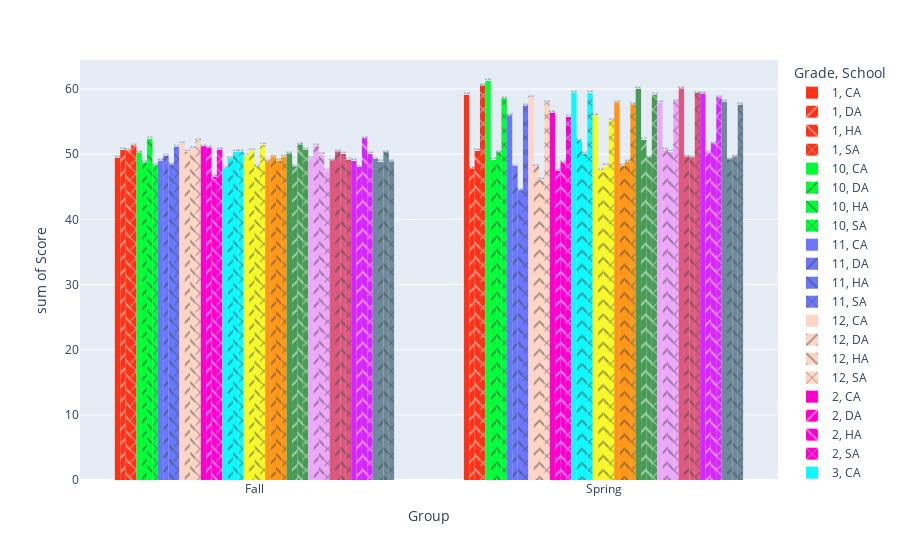

Notebook code for this chart:
### Code cell
test_results_bar_chart, test_results_table = create_interactive_bar_chart_and_table(data_source_pivot = df_results_pivot, y_value = 'Score',
comparison_values = ['Period', 'Grade', 'School'], color_value = 'Grade', color_discrete_map = None, barmode = 'group',
color_discrete_sequence = px.colors.qualitative.Light24, secondary_differentiator = 'School', text_auto = True, label_round_precision = 3, table_round_precision = 3)

test_results_bar_chart

### Figure 1 — Plotly figure (JSON) as saved in the notebook; plotly's stock layout.template omitted (floating-point values rounded to 4 significant figures)
{"data": [{"alignmentgroup": "True", "bingroup": "x", "histfunc": "sum", "hovertemplate": "Grade=1<br>School=CA<br>Group=%{x}<br>sum of Score=%{y}<extra></extra>", "legendgroup": "1, CA", "marker": {"color": "#FD3216", "pattern": {"shape": ""}}, "name": "1, CA", "offsetgroup": "1, CA", "orientation": "v", "showlegend": true, "texttemplate": "%{value}", "type": "histogram", "x": ["Fall", "Spring"], "xaxis": "x", "y": [49.45, 59.09], "yaxis": "y"}, {"alignmentgroup": "True", "bingroup": "x", "histfunc": "sum", "hovertemplate": "Grade=1<br>School=DA<br>Group=%{x}<br>sum of Score=%{y}<extra></extra>", "legendgroup": "1, DA", "marker": {"color": "#FD3216", "pattern": {"shape": "/"}}, "name": "1, DA", "offsetgroup": "1, DA", "orientation": "v", "showlegend": true, "texttemplate": "%{value}", "type": "histogram", "x": ["Fall", "Spring"], "xaxis": "x", "y": [50.64, 47.8], "yaxis": "y"}, {"alignmentgroup": "True", "bingroup": "x", "histfunc": "sum", "hovertemplate": "Grade=1<br>School=HA<br>Group=%{x}<br>sum of Score=%{y}<extra></extra>", "legendgroup": "1, HA", "marker": {"color": "#FD3216", "pattern": {"shape": "\\"}}, "name": "1, HA", "offsetgroup": "1, HA", "orientation": "v", "showlegend": true, "texttemplate": "%{value}", "type": "histogram", "x": ["Fall", "Spring"], "xaxis": "x", "y": [50.62, 50.49], "yaxis": "y"}, {"alignmentgroup": "True", "bingroup": "x", "histfunc": "sum", "hovertemplate": "Grade=1<br>School=SA<br>Group=%{x}<br>sum of Score=%{y}<extra></extra>", "legendgroup": "1, SA", "marker": {"color": "#FD3216", "pattern": {"shape": "x"}}, "name": "1, SA", "offsetgroup": "1, SA", "orientation": "v", "showlegend": true, "texttemplate": "%{value}", "type": "histogram", "x": ["Fall", "Spring"], "xaxis": "x", "y": [51.34, 60.53], "yaxis": "y"}, {"alignmentgroup": "True", "bingroup": "x", "histfunc": "sum", "hovertemplate": "Grade=10<br>School=CA<br>Group=%{x}<br>sum of Score=%{y}<extra></extra>", "legendgroup": "10, CA", "marker": {"color": "#00FE35", "pattern": {"shape": ""}}, "name": "10, CA", "offsetgroup": "10, CA", "orientation": "v", "showlegend": true, "texttemplate": "%{value}", "type": "histogram", "x": ["Fall", "Spring"], "xaxis": "x", "y": [50.27, 61.23], "yaxis": "y"}, {"alignmentgroup": "True", "bingroup": "x", "histfunc": "sum", "hovertemplate": "Grade=10<br>School=DA<br>Group=%{x}<br>sum of Score=%{y}<extra></extra>", "legendgroup": "10, DA", "marker": {"color": "#00FE35", "pattern": {"shape": "/"}}, "name": "10, DA", "offsetgroup": "10, DA", "orientation": "v", "showlegend": true, "texttemplate": "%{value}", "type": "histogram", "x": ["Fall", "Spring"], "xaxis": "x", "y": [48.73, 49.12], "yaxis": "y"}, {"alignmentgroup": "True", "bingroup": "x", "histfunc": "sum", "hovertemplate": "Grade=10<br>School=HA<br>Group=%{x}<br>sum of Score=%{y}<extra></extra>", "legendgroup": "10, HA", "marker": {"color": "#00FE35", "pattern": {"shape": "\\"}}, "name": "10, HA", "offsetgroup": "10, HA", "orientation": "v", "showlegend": true, "texttemplate": "%{value}", "type": "histogram", "x": ["Fall", "Spring"], "xaxis": "x", "y": [52.34, 50.3], "yaxis": "y"}, {"alignmentgroup": "True", "bingroup": "x", "histfunc": "sum", "hovertemplate": "Grade=10<br>School=SA<br>Group=%{x}<br>sum of Score=%{y}<extra></extra>", "legendgroup": "10, SA", "marker": {"color": "#00FE35", "pattern": {"shape": "x"}}, "name": "10, SA", "offsetgroup": "10, SA", "orientation": "v", "showlegend": true, "texttemplate": "%{value}", "type": "histogram", "x": ["Fall", "Spring"], "xaxis": "x", "y": [48.29, 58.57], "yaxis": "y"}, {"alignmentgroup": "True", "bingroup": "x", "histfunc": "sum", "hovertemplate": "Grade=11<br>School=CA<br>Group=%{x}<br>sum of Score=%{y}<extra></extra>", "legendgroup": "11, CA", "marker": {"color": "#6A76FC", "pattern": {"shape": ""}}, "name": "11, CA", "offsetgroup": "11, CA", "orientation": "v", "showlegend": true, "texttemplate": "%{value}", "type": "histogram", "x": ["Fall", "Spring"], "xaxis": "x", "y": [48.99, 55.99], "yaxis": "y"}, {"alignmentgroup": "True", "bingroup": "x", "histfunc": "sum", "hovertemplate": "Grade=11<br>School=DA<br>Group=%{x}<br>sum of Score=%{y}<extra></extra>", "legendgroup": "11, DA", "marker": {"color": "#6A76FC", "pattern": {"shape": "/"}}, "name": "11, DA", "offsetgroup": "11, DA", "orientation": "v", "showlegend": true, "texttemplate": "%{value}", "type": "histogram", "x": ["Fall", "Spring"], "xaxis": "x", "y": [49.76, 48.17], "yaxis": "y"}, {"alignmentgroup": "True", "bingroup": "x", "histfunc": "sum", "hovertemplate": "Grade=11<br>School=HA<br>Group=%{x}<br>sum of Score=%{y}<extra></extra>", "legendgroup": "11, HA", "marker": {"color": "#6A76FC", "pattern": {"shape": "\\"}}, "name": "11, HA", "offsetgroup": "11, HA", "orientation": "v", "showlegend": true, "texttemplate": "%{value}", "type": "histogram", "x": ["Fall", "Spring"], "xaxis": "x", "y": [48.41, 44.45], "yaxis": "y"}, {"alignmentgroup": "True", "bingroup": "x", "histfunc": "sum", "hovertemplate": "Grade=11<br>School=SA<br>Group=%{x}<br>sum of Score=%{y}<extra></extra>", "legendgroup": "11, SA", "marker": {"color": "#6A76FC", "pattern": {"shape": "x"}}, "name": "11, SA", "offsetgroup": "11, SA", "orientation": "v", "showlegend": true, "texttemplate": "%{value}", "type": "histogram", "x": ["Fall", "Spring"], "xaxis": "x", "y": [51.12, 57.47], "yaxis": "y"}, {"alignmentgroup": "True", "bingroup": "x", "histfunc": "sum", "hovertemplate": "Grade=12<br>School=CA<br>Group=%{x}<br>sum of Score=%{y}<extra></extra>", "legendgroup": "12, CA", "marker": {"color": "#FED4C4", "pattern": {"shape": ""}}, "name": "12, CA", "offsetgroup": "12, CA", "orientation": "v", "showlegend": true, "texttemplate": "%{value}", "type": "histogram", "x": ["Fall", "Spring"], "xaxis": "x", "y": [51.64, 58.76], "yaxis": "y"}, {"alignmentgroup": "True", "bingroup": "x", "histfunc": "sum", "hovertemplate": "Grade=12<br>School=DA<br>Group=%{x}<br>sum of Score=%{y}<extra></extra>", "legendgroup": "12, DA", "marker": {"color": "#FED4C4", "pattern": {"shape": "/"}}, "name": "12, DA", "offsetgroup": "12, DA", "orientation": "v", "showlegend": true, "texttemplate": "%{value}", "type": "histogram", "x": ["Fall", "Spring"], "xaxis": "x", "y": [50.36, 48.17], "yaxis": "y"}, {"alignmentgroup": "True", "bingroup": "x", "histfunc": "sum", "hovertemplate": "Grade=12<br>School=HA<br>Group=%{x}<br>sum of Score=%{y}<extra></extra>", "legendgroup": "12, HA", "marker": {"color": "#FED4C4", "pattern": {"shape": "\\"}}, "name": "12, HA", "offsetgroup": "12, HA", "orientation": "v", "showlegend": true, "texttemplate": "%{value}", "type": "histogram", "x": ["Fall", "Spring"], "xaxis": "x", "y": [50.83, 46.09], "yaxis": "y"}, {"alignmentgroup": "True", "bingroup": "x", "histfunc": "sum", "hovertemplate": "Grade=12<br>School=SA<br>Group=%{x}<br>sum of Score=%{y}<extra></extra>", "legendgroup": "12, SA", "marker": {"color": "#FED4C4", "pattern": {"shape": "x"}}, "name": "12, SA", "offsetgroup": "12, SA", "orientation": "v", "showlegend": true, "texttemplate": "%{value}", "type": "histogram", "x": ["Fall", "Spring"], "xaxis": "x", "y": [52.11, 57.93], "yaxis": "y"}, {"alignmentgroup": "True", "bingroup": "x", "histfunc": "sum", "hovertemplate": "Grade=2<br>School=CA<br>Group=%{x}<br>sum of Score=%{y}<extra></extra>", "legendgroup": "2, CA", "marker": {"color": "#FE00CE", "pattern": {"shape": ""}}, "name": "2, CA", "offsetgroup": "2, CA", "orientation": "v", "showlegend": true, "texttemplate": "%{value}", "type": "histogram", "x": ["Fall", "Spring"], "xaxis": "x", "y": [51.2, 56.37], "yaxis": "y"}, {"alignmentgroup": "True", "bingroup": "x", "histfunc": "sum", "hovertemplate": "Grade=2<br>School=DA<br>Group=%{x}<br>sum of Score=%{y}<extra></extra>", "legendgroup": "2, DA", "marker": {"color": "#FE00CE", "pattern": {"shape": "/"}}, "name": "2, DA", "offsetgroup": "2, DA", "orientation": "v", "showlegend": true, "texttemplate": "%{value}", "type": "histogram", "x": ["Fall", "Spring"], "xaxis": "x", "y": [51.03, 47.47], "yaxis": "y"}, {"alignmentgroup": "True", "bingroup": "x", "histfunc": "sum", "hovertemplate": "Grade=2<br>School=HA<br>Group=%{x}<br>sum of Score=%{y}<extra></extra>", "legendgroup": "2, HA", "marker": {"color": "#FE00CE", "pattern": {"shape": "\\"}}, "name": "2, HA", "offsetgroup": "2, HA", "orientation": "v", "showlegend": true, "texttemplate": "%{value}", "type": "histogram", "x": ["Fall", "Spring"], "xaxis": "x", "y": [46.54, 48.77], "yaxis": "y"}, {"alignmentgroup": "True", "bingroup": "x", "histfunc": "sum", "hovertemplate": "Grade=2<br>School=SA<br>Group=%{x}<br>sum of Score=%{y}<extra></extra>", "legendgroup": "2, SA", "marker": {"color": "#FE00CE", "pattern": {"shape": "x"}}, "name": "2, SA", "offsetgroup": "2, SA", "orientation": "v", "showlegend": true, "texttemplate": "%{value}", "type": "histogram", "x": ["Fall", "Spring"], "xaxis": "x", "y": [50.69, 55.71], "yaxis": "y"}, {"alignmentgroup": "True", "bingroup": "x", "histfunc": "sum", "hovertemplate": "Grade=3<br>School=CA<br>Group=%{x}<br>sum of Score=%{y}<extra></extra>", "legendgroup": "3, CA", "marker": {"color": "#0DF9FF", "pattern": {"shape": ""}}, "name": "3, CA", "offsetgroup": "3, CA", "orientation": "v", "showlegend": true, "texttemplate": "%{value}", "type": "histogram", "x": ["Fall", "Spring"], "xaxis": "x", "y": [47.82, 59.48], "yaxis": "y"}, {"alignmentgroup": "True", "bingroup": "x", "histfunc": "sum", "hovertemplate": "Grade=3<br>School=DA<br>Group=%{x}<br>sum of Score=%{y}<extra></extra>", "legendgroup": "3, DA", "marker": {"color": "#0DF9FF", "pattern": {"shape": "/"}}, "name": "3, DA", "offsetgroup": "3, DA", "orientation": "v", "showlegend": true, "texttemplate": "%{value}", "type": "histogram", "x": ["Fall", "Spring"], "xaxis": "x", "y": [49.35, 52.13], "yaxis": "y"}, {"alignmentgroup": "True", "bingroup": "x", "histfunc": "sum", "hovertemplate": "Grade=3<br>School=HA<br>Group=%{x}<br>sum of Score=%{y}<extra></extra>", "legendgroup": "3, HA", "marker": {"color": "#0DF9FF", "pattern": {"shape": "\\"}}, "name": "3, HA", "offsetgroup": "3, HA", "orientation": "v", "showlegend": true, "texttemplate": "%{value}", "type": "histogram", "x": ["Fall", "Spring"], "xaxis": "x", "y": [50.37, 50.07], "yaxis": "y"}, {"alignmentgroup": "True", "bingroup": "x", "histfunc": "sum", "hovertemplate": "Grade=3<br>School=SA<br>Group=%{x}<br>sum of Score=%{y}<extra></extra>", "legendgroup": "3, SA", "marker": {"color": "#0DF9FF", "pattern": {"shape": "x"}}, "name": "3, SA", "offsetgroup": "3, SA", "orientation": "v", "showlegend": true, "texttemplate": "%{value}", "type": "histogram", "x": ["Fall", "Spring"], "xaxis": "x", "y": [50.37, 59.39], "yaxis": "y"}, {"alignmentgroup": "True", "bingroup": "x", "histfunc": "sum", "hovertemplate": "Grade=4<br>School=CA<br>Group=%{x}<br>sum of Score=%{y}<extra></extra>", "legendgroup": "4, CA", "marker": {"color": "#F6F926", "pattern": {"shape": ""}}, "name": "4, CA", "offsetgroup": "4, CA", "orientation": "v", "showlegend": true, "texttemplate": "%{value}", "type": "histogram", "x": ["Fall", "Spring"], "xaxis": "x", "y": [49.74, 55.99], "yaxis": "y"}, {"alignmentgroup": "True", "bingroup": "x", "histfunc": "sum", "hovertemplate": "Grade=4<br>School=DA<br>Group=%{x}<br>sum of Score=%{y}<extra></extra>", "legendgroup": "4, DA", "marker": {"color": "#F6F926", "pattern": {"shape": "/"}}, "name": "4, DA", "offsetgroup": "4, DA", "orientation": "v", "showlegend": true, "texttemplate": "%{value}", "type": "histogram", "x": ["Fall", "Spring"], "xaxis": "x", "y": [50.51, 47.49], "yaxis": "y"}, {"alignmentgroup": "True", "bingroup": "x", "histfunc": "sum", "hovertemplate": "Grade=4<br>School=HA<br>Group=%{x}<br>sum of Score=%{y}<extra></extra>", "legendgroup": "4, HA", "marker": {"color": "#F6F926", "pattern": {"shape": "\\"}}, "name": "4, HA", "offsetgroup": "4, HA", "orientation": "v", "showlegend": true, "texttemplate": "%{value}", "type": "histogram", "x": ["Fall", "Spring"], "xaxis": "x", "y": [48.14, 48.19], "yaxis": "y"}, {"alignmentgroup": "True", "bingroup": "x", "histfunc": "sum", "hovertemplate": "Grade=4<br>School=SA<br>Group=%{x}<br>sum of Score=%{y}<extra></extra>", "legendgroup": "4, SA", "marker": {"color": "#F6F926", "pattern": {"shape": "x"}}, "name": "4, SA", "offsetgroup": "4, SA", "orientation": "v", "showlegend": true, "texttemplate": "%{value}", "type": "histogram", "x": ["Fall", "Spring"], "xaxis": "x", "y": [51.42, 55.19], "yaxis": "y"}, {"alignmentgroup": "True", "bingroup": "x", "histfunc": "sum", "hovertemplate": "Grade=5<br>School=CA<br>Group=%{x}<br>sum of Score=%{y}<extra></extra>", "legendgroup": "5, CA", "marker": {"color": "#FF9616", "pattern": {"shape": ""}}, "name": "5, CA", "offsetgroup": "5, CA", "orientation": "v", "showlegend": true, "texttemplate": "%{value}", "type": "histogram", "x": ["Fall", "Spring"], "xaxis": "x", "y": [48.91, 57.92], "yaxis": "y"}, {"alignmentgroup": "True", "bingroup": "x", "histfunc": "sum", "hovertemplate": "Grade=5<br>School=DA<br>Group=%{x}<br>sum of Score=%{y}<extra></extra>", "legendgroup": "5, DA", "marker": {"color": "#FF9616", "pattern": {"shape": "/"}}, "name": "5, DA", "offsetgroup": "5, DA", "orientation": "v", "showlegend": true, "texttemplate": "%{value}", "type": "histogram", "x": ["Fall", "Spring"], "xaxis": "x", "y": [49.64, 48.21], "yaxis": "y"}, {"alignmentgroup": "True", "bingroup": "x", "histfunc": "sum", "hovertemplate": "Grade=5<br>School=HA<br>Group=%{x}<br>sum of Score=%{y}<extra></extra>", "legendgroup": "5, HA", "marker": {"color": "#FF9616", "pattern": {"shape": "\\"}}, "name": "5, HA", "offsetgroup": "5, HA", "orientation": "v", "showlegend": true, "texttemplate": "%{value}", "type": "histogram", "x": ["Fall", "Spring"], "xaxis": "x", "y": [48.97, 48.86], "yaxis": "y"}, {"alignmentgroup": "True", "bingroup": "x", "histfunc": "sum", "hovertemplate": "Grade=5<br>School=SA<br>Group=%{x}<br>sum of Score=%{y}<extra></extra>", "legendgroup": "5, SA", "marker": {"color": "#FF9616", "pattern": {"shape": "x"}}, "name": "5, SA", "offsetgroup": "5, SA", "orientation": "v", "showlegend": true, "texttemplate": "%{value}", "type": "histogram", "x": ["Fall", "Spring"], "xaxis": "x", "y": [49.6, 57.6], "yaxis": "y"}, {"alignmentgroup": "True", "bingroup": "x", "histfunc": "sum", "hovertemplate": "Grade=6<br>School=CA<br>Group=%{x}<br>sum of Score=%{y}<extra></extra>", "legendgroup": "6, CA", "marker": {"color": "#479B55", "pattern": {"shape": ""}}, "name": "6, CA", "offsetgroup": "6, CA", "orientation": "v", "showlegend": true, "texttemplate": "%{value}", "type": "histogram", "x": ["Fall", "Spring"], "xaxis": "x", "y": [50.09, 60.04], "yaxis": "y"}, {"alignmentgroup": "True", "bingroup": "x", "histfunc": "sum", "hovertemplate": "Grade=6<br>School=DA<br>Group=%{x}<br>sum of Score=%{y}<extra></extra>", "legendgroup": "6, DA", "marker": {"color": "#479B55", "pattern": {"shape": "/"}}, "name": "6, DA", "offsetgroup": "6, DA", "orientation": "v", "showlegend": true, "texttemplate": "%{value}", "type": "histogram", "x": ["Fall", "Spring"], "xaxis": "x", "y": [48.11, 52.17], "yaxis": "y"}, {"alignmentgroup": "True", "bingroup": "x", "histfunc": "sum", "hovertemplate": "Grade=6<br>School=HA<br>Group=%{x}<br>sum of Score=%{y}<extra></extra>", "legendgroup": "6, HA", "marker": {"color": "#479B55", "pattern": {"shape": "\\"}}, "name": "6, HA", "offsetgroup": "6, HA", "orientation": "v", "showlegend": true, "texttemplate": "%{value}", "type": "histogram", "x": ["Fall", "Spring"], "xaxis": "x", "y": [51.47, 49.54], "yaxis": "y"}, {"alignmentgroup": "True", "bingroup": "x", "histfunc": "sum", "hovertemplate": "Grade=6<br>School=SA<br>Group=%{x}<br>sum of Score=%{y}<extra></extra>", "legendgroup": "6, SA", "marker": {"color": "#479B55", "pattern": {"shape": "x"}}, "name": "6, SA", "offsetgroup": "6, SA", "orientation": "v", "showlegend": true, "texttemplate": "%{value}", "type": "histogram", "x": ["Fall", "Spring"], "xaxis": "x", "y": [50.67, 59.13], "yaxis": "y"}, {"alignmentgroup": "True", "bingroup": "x", "histfunc": "sum", "hovertemplate": "Grade=7<br>School=CA<br>Group=%{x}<br>sum of Score=%{y}<extra></extra>", "legendgroup": "7, CA", "marker": {"color": "#EEA6FB", "pattern": {"shape": ""}}, "name": "7, CA", "offsetgroup": "7, CA", "orientation": "v", "showlegend": true, "texttemplate": "%{value}", "type": "histogram", "x": ["Fall", "Spring"], "xaxis": "x", "y": [49.29, 57.91], "yaxis": "y"}, {"alignmentgroup": "True", "bingroup": "x", "histfunc": "sum", "hovertemplate": "Grade=7<br>School=DA<br>Group=%{x}<br>sum of Score=%{y}<extra></extra>", "legendgroup": "7, DA", "marker": {"color": "#EEA6FB", "pattern": {"shape": "/"}}, "name": "7, DA", "offsetgroup": "7, DA", "orientation": "v", "showlegend": true, "texttemplate": "%{value}", "type": "histogram", "x": ["Fall", "Spring"], "xaxis": "x", "y": [51.29, 50.66], "yaxis": "y"}, {"alignmentgroup": "True", "bingroup": "x", "histfunc": "sum", "hovertemplate": "Grade=7<br>School=HA<br>Group=%{x}<br>sum of Score=%{y}<extra></extra>", "legendgroup": "7, HA", "marker": {"color": "#EEA6FB", "pattern": {"shape": "\\"}}, "name": "7, HA", "offsetgroup": "7, HA", "orientation": "v", "showlegend": true, "texttemplate": "%{value}", "type": "histogram", "x": ["Fall", "Spring"], "xaxis": "x", "y": [49.88, 50.32], "yaxis": "y"}, {"alignmentgroup": "True", "bingroup": "x", "histfunc": "sum", "hovertemplate": "Grade=7<br>School=SA<br>Group=%{x}<br>sum of Score=%{y}<extra></extra>", "legendgroup": "7, SA", "marker": {"color": "#EEA6FB", "pattern": {"shape": "x"}}, "name": "7, SA", "offsetgroup": "7, SA", "orientation": "v", "showlegend": true, "texttemplate": "%{value}", "type": "histogram", "x": ["Fall", "Spring"], "xaxis": "x", "y": [47.47, 58.07], "yaxis": "y"}, {"alignmentgroup": "True", "bingroup": "x", "histfunc": "sum", "hovertemplate": "Grade=8<br>School=CA<br>Group=%{x}<br>sum of Score=%{y}<extra></extra>", "legendgroup": "8, CA", "marker": {"color": "#DC587D", "pattern": {"shape": ""}}, "name": "8, CA", "offsetgroup": "8, CA", "orientation": "v", "showlegend": true, "texttemplate": "%{value}", "type": "histogram", "x": ["Fall", "Spring"], "xaxis": "x", "y": [49.07, 60.07], "yaxis": "y"}, {"alignmentgroup": "True", "bingroup": "x", "histfunc": "sum", "hovertemplate": "Grade=8<br>School=DA<br>Group=%{x}<br>sum of Score=%{y}<extra></extra>", "legendgroup": "8, DA", "marker": {"color": "#DC587D", "pattern": {"shape": "/"}}, "name": "8, DA", "offsetgroup": "8, DA", "orientation": "v", "showlegend": true, "texttemplate": "%{value}", "type": "histogram", "x": ["Fall", "Spring"], "xaxis": "x", "y": [50.43, 49.64], "yaxis": "y"}, {"alignmentgroup": "True", "bingroup": "x", "histfunc": "sum", "hovertemplate": "Grade=8<br>School=HA<br>Group=%{x}<br>sum of Score=%{y}<extra></extra>", "legendgroup": "8, HA", "marker": {"color": "#DC587D", "pattern": {"shape": "\\"}}, "name": "8, HA", "offsetgroup": "8, HA", "orientation": "v", "showlegend": true, "texttemplate": "%{value}", "type": "histogram", "x": ["Fall", "Spring"], "xaxis": "x", "y": [50.03, 49.52], "yaxis": "y"}, {"alignmentgroup": "True", "bingroup": "x", "histfunc": "sum", "hovertemplate": "Grade=8<br>School=SA<br>Group=%{x}<br>sum of Score=%{y}<extra></extra>", "legendgroup": "8, SA", "marker": {"color": "#DC587D", "pattern": {"shape": "x"}}, "name": "8, SA", "offsetgroup": "8, SA", "orientation": "v", "showlegend": true, "texttemplate": "%{value}", "type": "histogram", "x": ["Fall", "Spring"], "xaxis": "x", "y": [49.15, 59.37], "yaxis": "y"}, {"alignmentgroup": "True", "bingroup": "x", "histfunc": "sum", "hovertemplate": "Grade=9<br>School=CA<br>Group=%{x}<br>sum of Score=%{y}<extra></extra>", "legendgroup": "9, CA", "marker": {"color": "#D626FF", "pattern": {"shape": ""}}, "name": "9, CA", "offsetgroup": "9, CA", "orientation": "v", "showlegend": true, "texttemplate": "%{value}", "type": "histogram", "x": ["Fall", "Spring"], "xaxis": "x", "y": [48.96, 59.29], "yaxis": "y"}, {"alignmentgroup": "True", "bingroup": "x", "histfunc": "sum", "hovertemplate": "Grade=9<br>School=DA<br>Group=%{x}<br>sum of Score=%{y}<extra></extra>", "legendgroup": "9, DA", "marker": {"color": "#D626FF", "pattern": {"shape": "/"}}, "name": "9, DA", "offsetgroup": "9, DA", "orientation": "v", "showlegend": true, "texttemplate": "%{value}", "type": "histogram", "x": ["Fall", "Spring"], "xaxis": "x", "y": [48.02, 50.27], "yaxis": "y"}, {"alignmentgroup": "True", "bingroup": "x", "histfunc": "sum", "hovertemplate": "Grade=9<br>School=HA<br>Group=%{x}<br>sum of Score=%{y}<extra></extra>", "legendgroup": "9, HA", "marker": {"color": "#D626FF", "pattern": {"shape": "\\"}}, "name": "9, HA", "offsetgroup": "9, HA", "orientation": "v", "showlegend": true, "texttemplate": "%{value}", "type": "histogram", "x": ["Fall", "Spring"], "xaxis": "x", "y": [52.45, 51.67], "yaxis": "y"}, {"alignmentgroup": "True", "bingroup": "x", "histfunc": "sum", "hovertemplate": "Grade=9<br>School=SA<br>Group=%{x}<br>sum of Score=%{y}<extra></extra>", "legendgroup": "9, SA", "marker": {"color": "#D626FF", "pattern": {"shape": "x"}}, "name": "9, SA", "offsetgroup": "9, SA", "orientation": "v", "showlegend": true, "texttemplate": "%{value}", "type": "histogram", "x": ["Fall", "Spring"], "xaxis": "x", "y": [50.04, 58.7], "yaxis": "y"}, {"alignmentgroup": "True", "bingroup": "x", "histfunc": "sum", "hovertemplate": "Grade=K<br>School=CA<br>Group=%{x}<br>sum of Score=%{y}<extra></extra>", "legendgroup": "K, CA", "marker": {"color": "#6E899C", "pattern": {"shape": ""}}, "name": "K, CA", "offsetgroup": "K, CA", "orientation": "v", "showlegend": true, "texttemplate": "%{value}", "type": "histogram", "x": ["Fall", "Spring"], "xaxis": "x", "y": [49.24, 58.03], "yaxis": "y"}, {"alignmentgroup": "True", "bingroup": "x", "histfunc": "sum", "hovertemplate": "Grade=K<br>School=DA<br>Group=%{x}<br>sum of Score=%{y}<extra></extra>", "legendgroup": "K, DA", "marker": {"color": "#6E899C", "pattern": {"shape": "/"}}, "name": "K, DA", "offsetgroup": "K, DA", "orientation": "v", "showlegend": true, "texttemplate": "%{value}", "type": "histogram", "x": ["Fall", "Spring"], "xaxis": "x", "y": [48.82, 49.24], "yaxis": "y"}, {"alignmentgroup": "True", "bingroup": "x", "histfunc": "sum", "hovertemplate": "Grade=K<br>School=HA<br>Group=%{x}<br>sum of Score=%{y}<extra></extra>", "legendgroup": "K, HA", "marker": {"color": "#6E899C", "pattern": {"shape": "\\"}}, "name": "K, HA", "offsetgroup": "K, HA", "orientation": "v", "showlegend": true, "texttemplate": "%{value}", "type": "histogram", "x": ["Fall", "Spring"], "xaxis": "x", "y": [50.3, 49.65], "yaxis": "y"}, {"alignmentgroup": "True", "bingroup": "x", "histfunc": "sum", "hovertemplate": "Grade=K<br>School=SA<br>Group=%{x}<br>sum of Score=%{y}<extra></extra>", "legendgroup": "K, SA", "marker": {"color": "#6E899C", "pattern": {"shape": "x"}}, "name": "K, SA", "offsetgroup": "K, SA", "orientation": "v", "showlegend": true, "texttemplate": "%{value}", "type": "histogram", "x": ["Fall", "Spring"], "xaxis": "x", "y": [48.86, 57.6], "yaxis": "y"}], "layout": {"barmode": "group", "legend": {"title": {"text": "Grade, School"}, "tracegroupgap": 0}, "margin": {"t": 60}, "xaxis": {"anchor": "y", "domain": [0, 1], "title": {"text": "Group"}}, "yaxis": {"anchor": "x", "domain": [0, 1], "title": {"text": "sum of Score"}}}}
